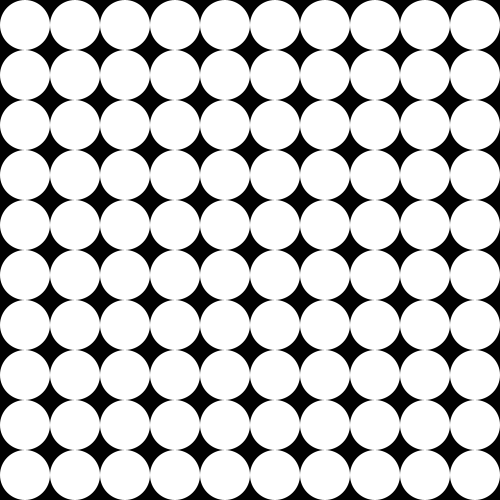
Frame 1 (no input)
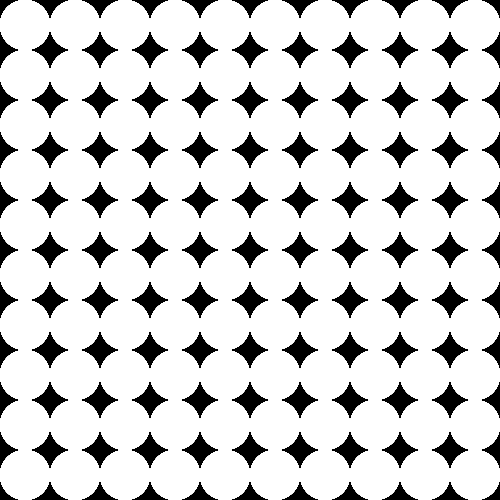
Frame 60 (the mouse pressed at the canvas centre just before this capture)
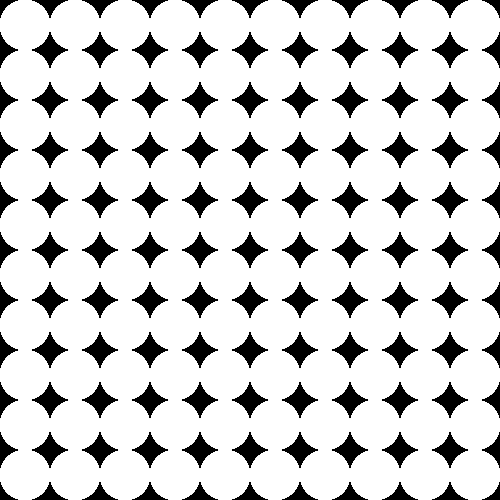
Frame 120 (the mouse held since frame 60 and released just before this capture)

The Processing sketch that drew these frames (run headless with seeded random() and noise(); from frame 60 on, the mouse is pressed at the canvas centre):

// Processing sketch: nestedforloop
// ── nestedforloop.pde

void setup () {
  size (500,500);
  background (0);
}

void draw () {
//  ellipse (25,25,50,50);
// Nested for loop
  for (int i = 0; i < 10; i++) { //width
    for (int j = 0; j < 10; j++) { //height
      noStroke();
      ellipse(25 + (i*50), 25 + (j*50), 50, 50);
      
    }
  
  
  }
  
  
}
